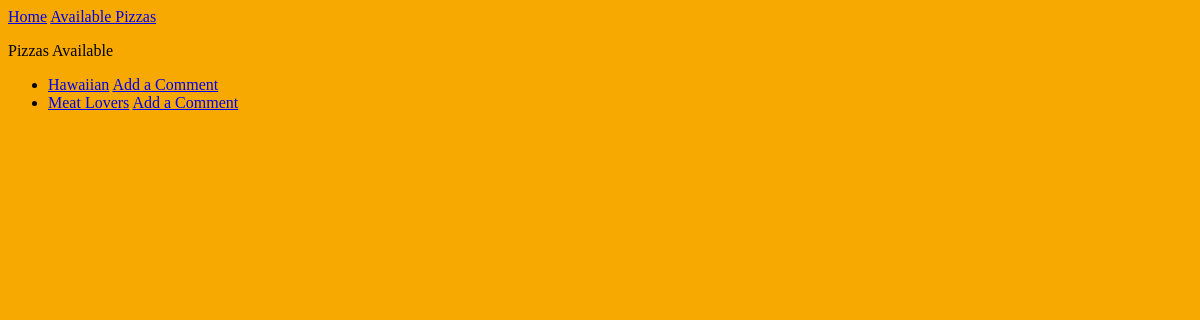
Page /pizzas on the earlier database version.
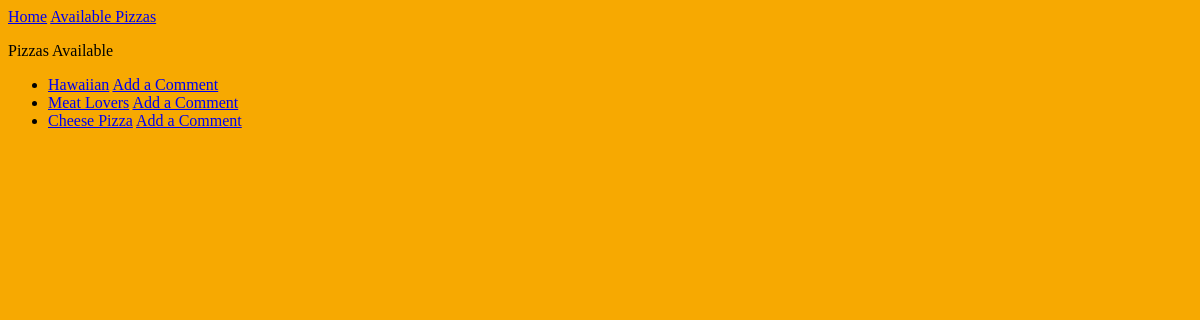
Same page on the later database version.
### pizzas/models.py (models this page shows)
class Pizza(models.Model):
    name = models.CharField(max_length = 200)
    date_added = models.DateTimeField(auto_now_add=True)
    image = models.ImageField(upload_to='images',blank=True)
    def __str__(self):
        return self.name

### pizzas/views.py (the view)
# urls.py: path('', include('pizzas.urls')),
def pizzas(request):
    pizzas = Pizza.objects.order_by('date_added')
    context = {'pizzas':pizzas}
    return render(request, 'pizzas/pizzas.html', context)

### pizzas/templates/pizzas/pizzas.html
<body style="background-color: rgb(247, 169, 1);"></body>
{% extends "pizzas/base.html" %}
{% block content %}
<p>Pizzas Available</p>
<ul>
    {% for pizza in pizzas %}
    <li>
        <a href="{% url 'pizzas:pizza' pizza.id %}">{{ pizza }}</a>
        <a href="{% url 'pizzas:comment' pizza.id %}">Add a Comment</a>
    </li>
    {% empty %}
    <li>No pizzas have been added yet.</li>
    {% endfor %}
</ul>
{% endblock content %}

Differences in the rows shown:
added Pizza: name "Cheese Pizza"
